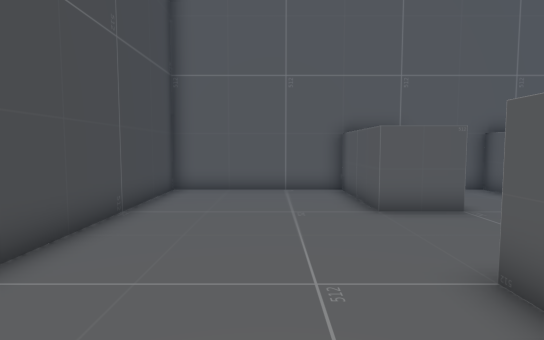
View 1 (above)

16 first-person views from a walk through a scene from a Unity 3-D project. The camera is 1.5 m above the floor, tilts 4° down and sees 80° across. The floor is counted in squares, 1 m on a side. Each view is taken from the middle of a square. On the plan, view 1 faces up. The plan holds only what a view shows up to about 15 squares ahead; the rest is blank. The place goes on beyond the plan. The player character is not drawn.

View 2
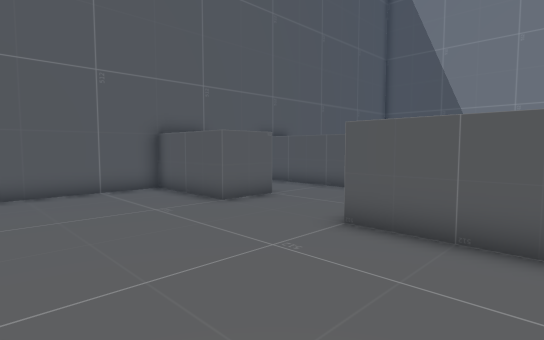

View 3
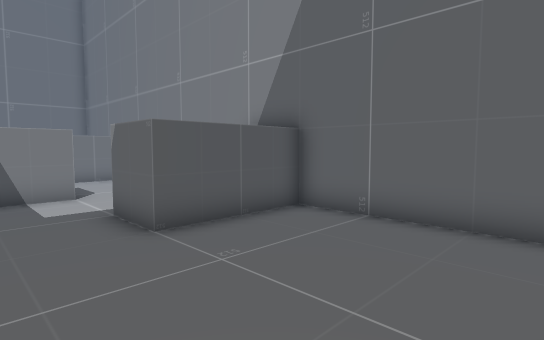

View 4
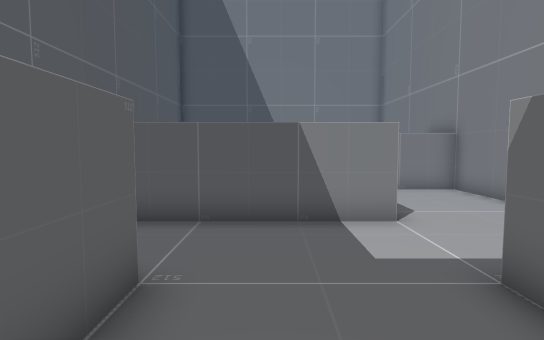

View 5
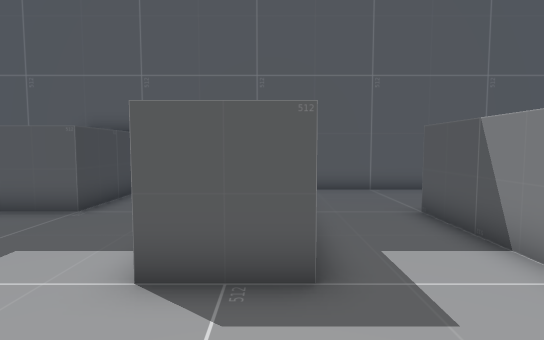

View 6
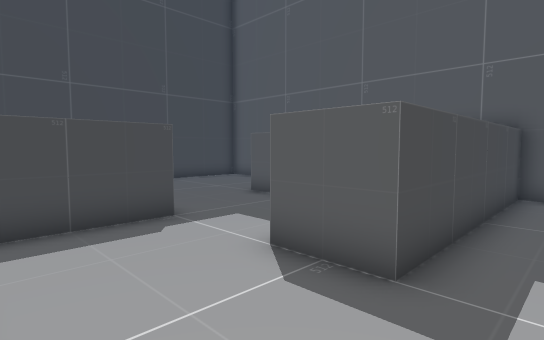

View 7
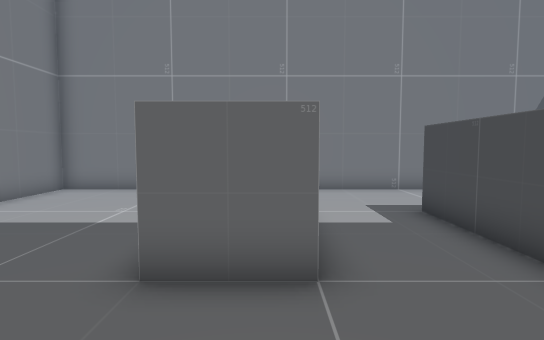

View 8
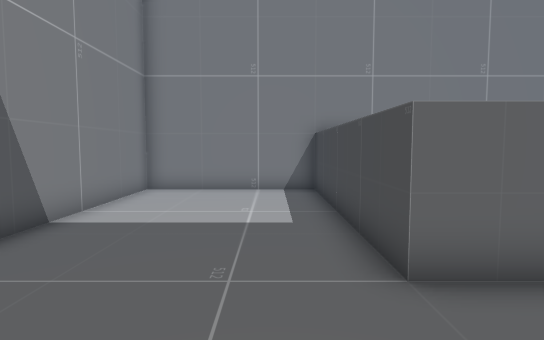

View 9
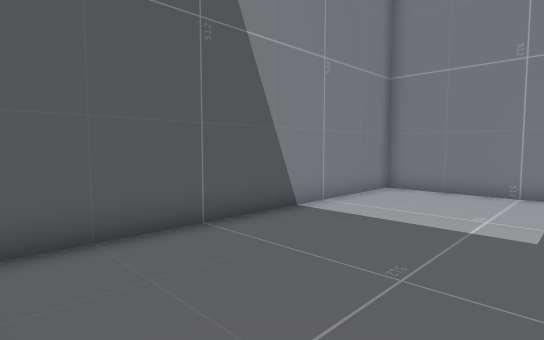

View 10
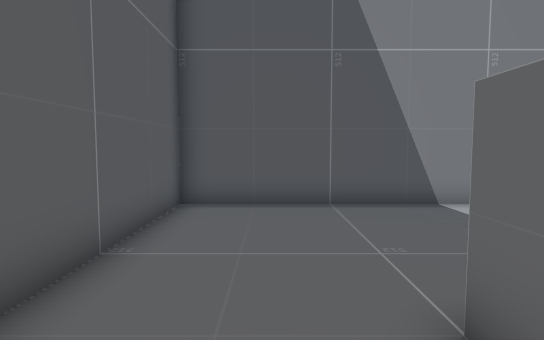

View 11
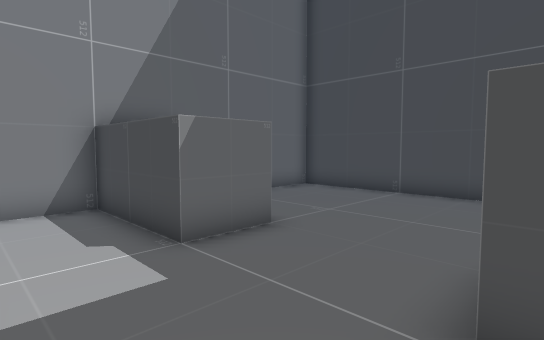

View 12
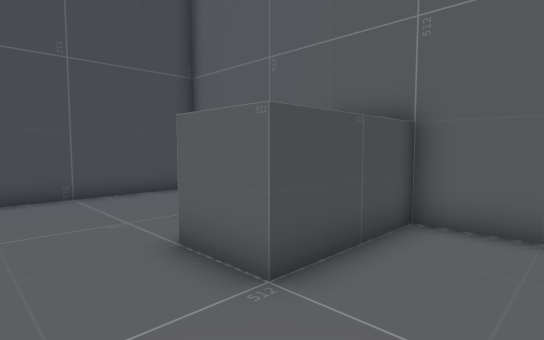

View 13
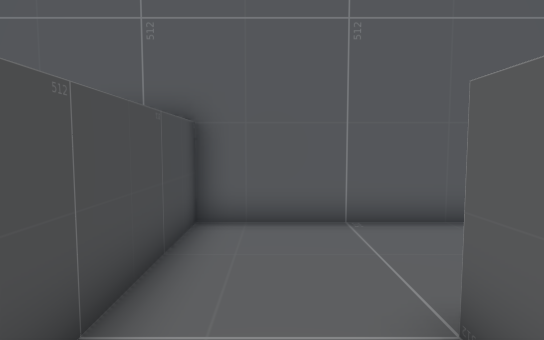

View 14
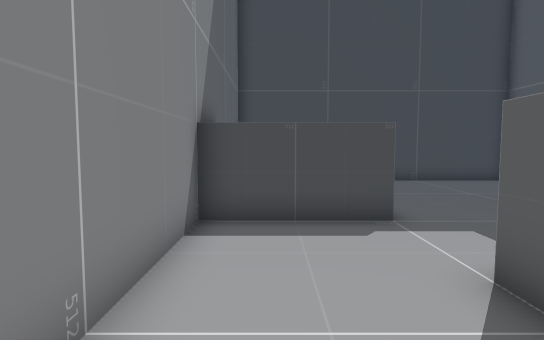

View 15
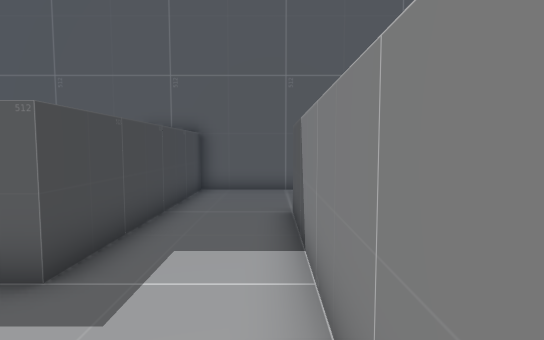

View 16
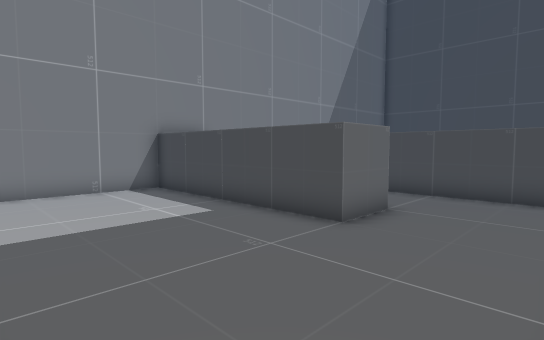

### Floor plan
Points are (right, up) in squares from view 1. A wall is a line through its corners. A room is listed if a view was taken in it or the views show most of it. See-through windows are left out.
Room 1 (views 1, 2, 3, 4, 5, 6, 7, 8, 9, 10, 11, 12, 13, 14, 15, 16)
walls: (7.5, 3.5) (7.5, 11.4) (4.5, 11.4) (4.5, 7.5) (2.5, 7.5) (2.5, 11.4) (-3.5, 11.4) (-3.5, -0.5) (2.5, -0.5) (2.5, 3.5) (4.5, 3.5) (4.5, -0.5) (12.5, -0.5) (12.5, 7.5) (14.5, 7.5) (14.5, -0.5) (20.5, -0.5) (20.5, 11.4) (9.5, 11.4) (9.5, 3.5) (7.5, 3.5)

Positions as (right, up) in squares from view 1, and headings:
1: (0, 0), facing up
2: (-3, 0), facing up-right
3: (-3, 6), facing down-right
4: (1, 6), facing right
5: (9, 0), facing up
6: (11, 0), facing up-left
7: (13, 11), facing down
8: (16, 11), facing down
9: (15, 11), facing down-right
10: (12, 9), facing right
11: (7, 8), facing down-left
12: (7, 5), facing up-left
13: (11, 5), facing up
14: (11, 1), facing left
15: (12, 0), facing up
16: (20, 11), facing down-left
